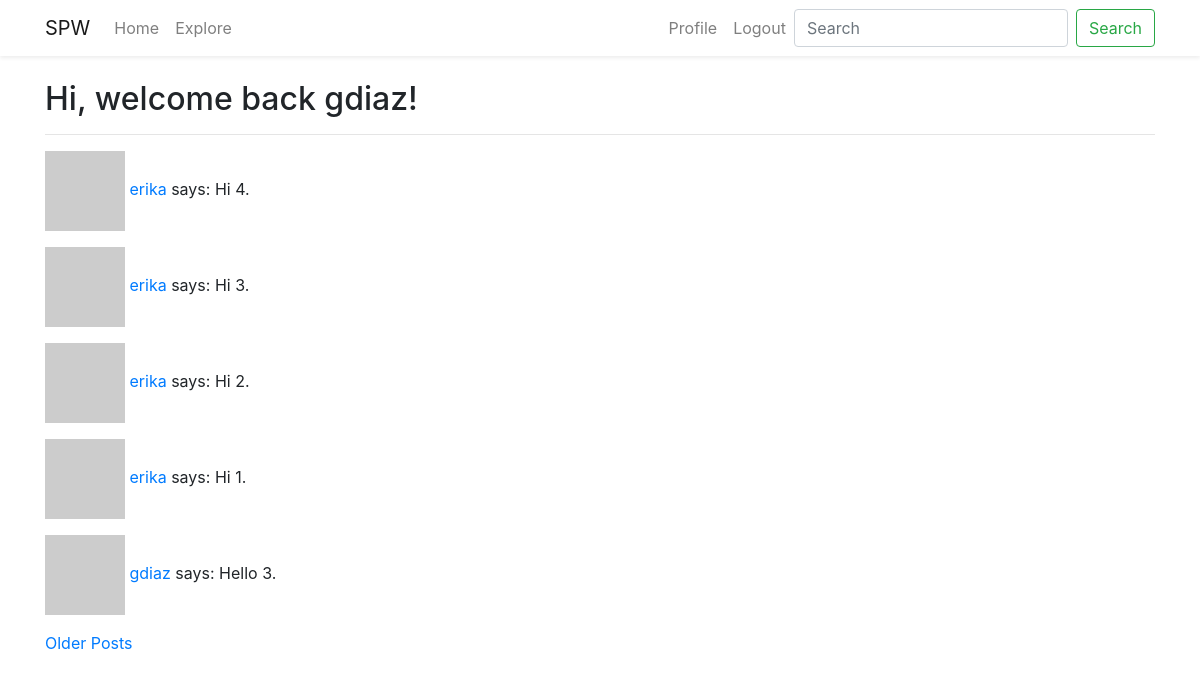
Page /explore (signed in) on the committed database.
### src/models.py (models this page shows, shortened)
class User(UserMixin, db.Model):
    id = db.Column(db.Integer, primary_key=True)
    username = db.Column(db.String(64), index=True, unique=True)
    email = db.Column(db.String(128), index=True, unique=True)
    password_hash = db.Column(db.String(128))
    posts = db.relationship('Post', backref='author', lazy='dynamic')
    about_me = db.Column(db.String(140))
    last_seen = db.Column(db.DateTime, default=datetime.utcnow)
    following = db.relationship(
        'User', secondary=followers,
        primaryjoin=(followers.c.follower_id == id),
        secondaryjoin=(followers.c.following_id == id),
        backref=db.backref('followers', lazy='dynamic'),
        lazy='dynamic',
    )
    def avatar(self, size):
        digest = md5(self.email.lower().encode('utf-8')).hexdigest()
        return f"https://www.gravatar.com/avatar/{digest}?d=robohash&s={size}"

class Post(db.Model):
    id = db.Column(db.Integer, primary_key=True)
    body = db.Column(db.String(140))
    timestamp = db.Column(db.DateTime, index=True, default=datetime.utcnow)
    user_id = db.Column(db.Integer, db.ForeignKey('user.id'))

### src/routes.py (the view)
@app.route('/explore')
@login_required
def explore():
    page = request.args.get(key='page', default=1, type=int)
    posts = Post.query.order_by(Post.timestamp.desc()).paginate(
        page=page,
        per_page=app.config['POST_PER_PAGE'],
        error_out=False,
    )
    next_page = url_for('index', page=posts.next_num) if posts.has_next else None
    prev_page = url_for('index', page=posts.prev_num) if posts.has_prev else None
    return render_template('index.html', title='Explore', posts=posts.items, next_page=next_page, prev_page=prev_page)

### src/models.py (called while the page is built)
@login.user_loader
def load_user(idx):
    return User.query.get(int(idx))

### src/routes.py (called while the page is built)
@app.before_request
def before_request():
    if current_user.is_authenticated:
        current_user.last_seen = datetime.utcnow()
        db.session.commit()

### src/templates/index.html (shortened to what this page needs)
{% extends "base.html" %}
{% block content %}
    <h2> Hi, welcome back {{ current_user.username }}! </h2>
    <hr>
    {% for post in posts %}
        {% include "includes/_post.html" %}
    {% endfor %}
    {% if next_page %}
        <a href="{{ next_page }}">Older Posts</a>
    {% endif %}
{% endblock %}

### src/templates/includes/_post.html
<p>
    <img src="{{ post.author.avatar(36) }}" alt="Profile Image">
    <a href="{{ url_for('user', username=post.author.username) }}">
        {{ post.author.username }}
    </a>
    says: {{ post.body }}
</p>

### rows in the picture
User: username "gdiaz"
Post: author.username "erika", body "Hi 4."
Post: author.username "erika", body "Hi 3."
Post: author.username "erika", body "Hi 2."
Post: author.username "erika", body "Hi 1."
Post: author.username "gdiaz", body "Hello 3."
